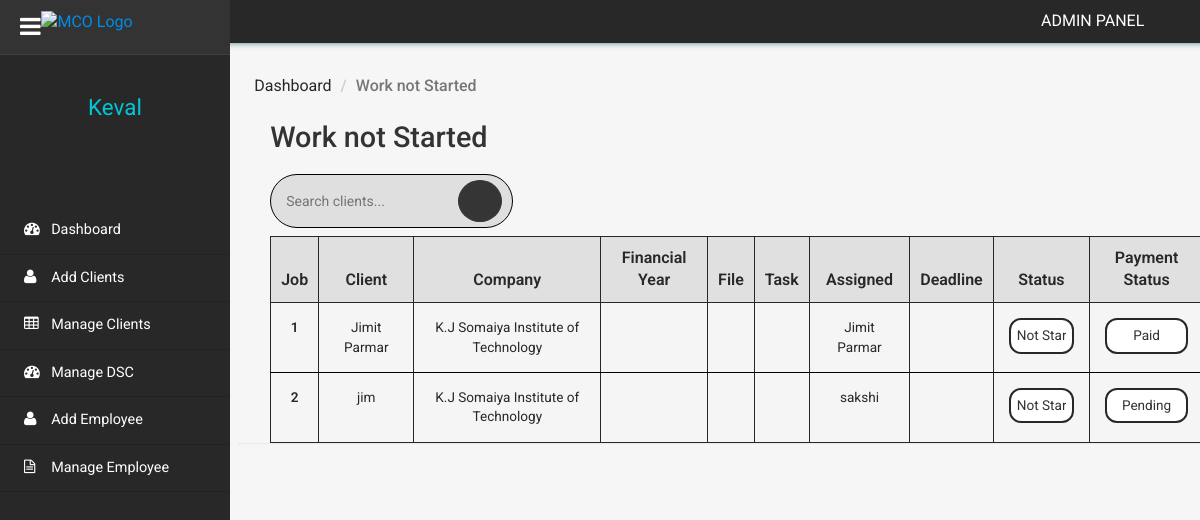
Page /clientms/admin/not-started-client.php (signed in) on the earlier database version.
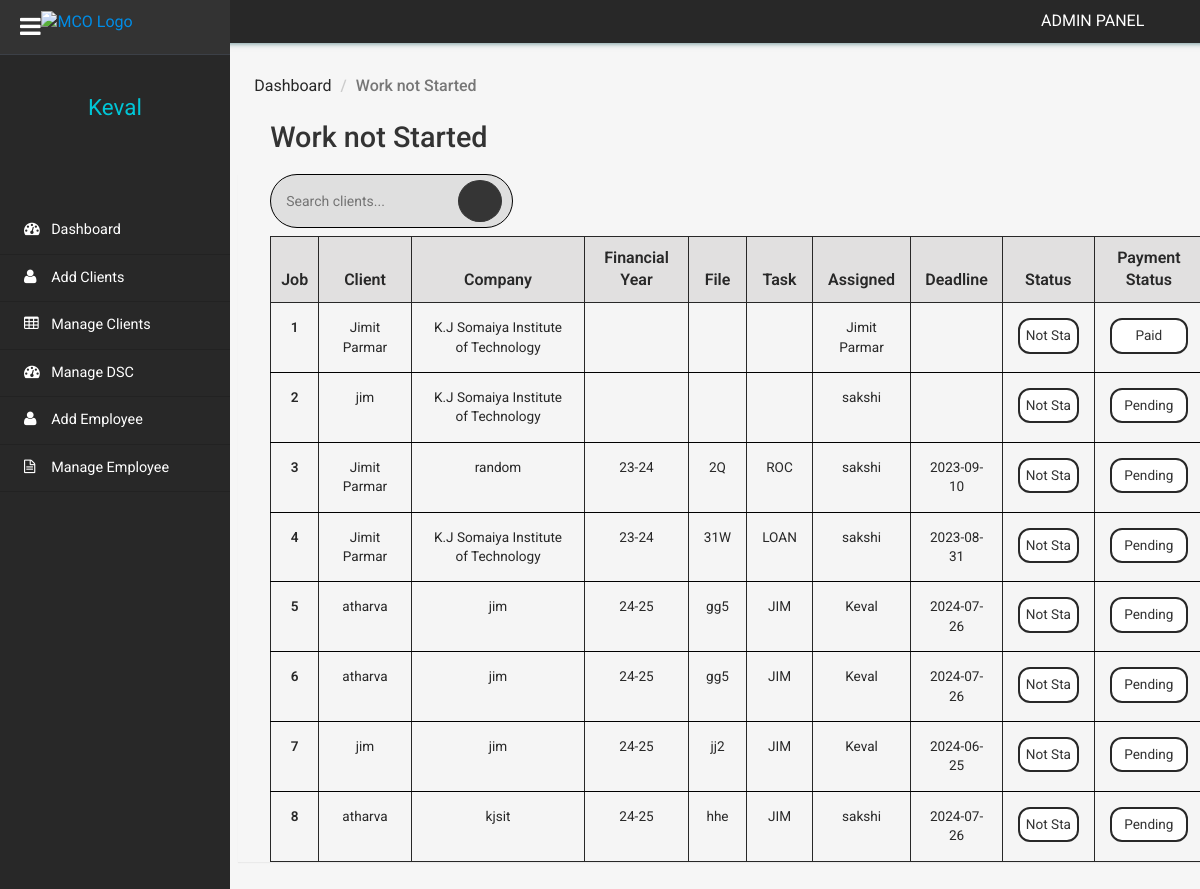
Same page on the later database version.
### tables this page shows
CREATE TABLE `tblclient` (
  `ID` int(10) NOT NULL,
  `ContactName` varchar(30) DEFAULT NULL,
  `CompanyName` varchar(120) DEFAULT NULL,
  `Notes` mediumtext DEFAULT NULL,
  `ClientAddedBy` varchar(20) DEFAULT NULL,
  `deadline` date DEFAULT NULL,
  `Tag` varchar(20) DEFAULT NULL,
  `financialyear` varchar(15) DEFAULT NULL,
  `file` varchar(15) DEFAULT NULL,
  `budgethrs` int(10) DEFAULT NULL,
  `actualhrs` int(10) DEFAULT NULL,
  `expense` varchar(30) DEFAULT NULL,
  `remark` text DEFAULT NULL,
  `CreationDate` timestamp NULL DEFAULT current_timestamp(),
  `Status` varchar(20) NOT NULL DEFAULT 'Not Started',
  `PaymentStatus` varchar(12) NOT NULL DEFAULT 'Pending',
  `expiryDate1` date DEFAULT NULL,
  `expiryDate2` date DEFAULT NULL,
  `expiryDate3` date DEFAULT NULL
);

CREATE TABLE `tblemployee` (
  `EmployeeID` int(11) NOT NULL,
  `EmployeeName` varchar(255) DEFAULT NULL,
  `EmployeePhnumber` bigint(10) DEFAULT NULL,
  `Password` text DEFAULT 'password',
  `CreationDate` timestamp NOT NULL DEFAULT current_timestamp()
);

### clientms/admin/not-started-client.php (the view, shortened to what this page needs)
<?php
include('includes/dbconnection.php');
if (strlen($_SESSION['clientmsaid']) == 0) {
    header('location:logout.php');
} else {
    function getAssignedEmployeeName($clientId){
        global $dbh;
        $sql = "SELECT e.EmployeeName
                FROM tblassignments a
                JOIN tblemployee e ON a.EmployeeID = e.EmployeeID
                WHERE a.ID = :clientId";
        $query = $dbh->prepare($sql);
        $query->bindParam(':clientId', $clientId, PDO::PARAM_INT);
        $query->execute();
        $result = $query->fetch(PDO::FETCH_ASSOC);
        if ($result) {
            return htmlentities($result['EmployeeName']);
        } else {
            $addedBySql = "SELECT ClientAddedBy FROM tblclient WHERE ID = :clientId";
            $addedByQuery = $dbh->prepare($addedBySql);
            $addedByQuery->bindParam(':clientId', $clientId, PDO::PARAM_INT);
            $addedByQuery->execute();
            $addedByResult = $addedByQuery->fetch(PDO::FETCH_ASSOC);
            if ($addedByResult) {
                return htmlentities($addedByResult['ClientAddedBy']);
            } else {
                return "No employee assigned";
            }
        }
    }
    $sql = "SELECT * FROM tblclient WHERE Status = 'Not Started'";
		$query = $dbh->prepare($sql);
		$query->execute();
		$clients = $query->fetchAll(PDO::FETCH_OBJ);
}
?>
<!DOCTYPE HTML>
<html>
<head>
    <link href="css/bootstrap.min.css" rel='stylesheet' type='text/css' />
    <link href="css/style.css" rel='stylesheet' type='text/css' />
    <link href="css/font-awesome.css" rel="stylesheet">
    <link rel="stylesheet" href="css/icon-font.min.css" type='text/css' />
</head>
<body>
    <div class="page-container">
        <div class="left-content">
            <div class="inner-content">
                <?php include_once('includes/header.php');?>
                <div class="outter-wp">
                    <div class="sub-heard-part">
                        <ol class="breadcrumb m-b-0">
                            <li><a href="dashboard.php">Dashboard</a></li>
                            <li class="active">Work not Started</li>
                        </ol>
                    </div>
                    <div class="graph-visual tables-main">
                        <h3 class="inner-tittle two">Work not Started</h3>
                        <div class="graph">
                        <div class="search-bar-container">
                            <div class="search-bar">
                                <form method="GET" action="">
                                    <input type="text" name="search" placeholder="Search clients...">
                                    <button type="submit"><i class = "lnr lnr-magnifier"></i></button>
                                </form>
                            </div>
                        </div>
                            <div class="tables">
                                <table class="table" border="1" id="client-table">
                                    <thead>
                                    <tr>
                                            <th>Job</th>
                                            <th >Client </th>
                                            <th>Company</th>
                                            <th>Financial Year</th>
                                            <th>File</th>
                                            <th>Task</th>
                                            <th>Assigned</th>
                                            <th>Deadline</th>
                                            <th>Status</th>
                                            <th>Payment Status</th>
                                        </tr>
                                    </thead>
                                    <tbody>
                                        <?php
                                        $cnt = 1;
                                        if (!empty($clients)) {
                                            foreach ($clients as $client) {
                                        ?>
                                                <tr class="active">
                                                    <th scope="row"><?php echo htmlentities($cnt); ?></th>
                                                    <td onclick="window.location.href='edit-client-details.php?addid=<?php echo $client->ID; ?>'"><?php echo htmlentities($client->ContactName); ?></td>
                                                    <td onclick="window.location.href='edit-client-details.php?addid=<?php echo $client->ID; ?>'"><?php echo htmlentities($client->CompanyName); ?></td>
                                                    <td onclick="window.location.href='edit-client-details.php?addid=<?php echo $client->ID; ?>'"><?php echo htmlentities($client->financialyear); ?></td>
                                                    <td onclick="window.location.href='edit-client-details.php?addid=<?php echo $client->ID; ?>'"><?php echo htmlentities($client->file); ?></td>
                                                    <td onclick="window.location.href='edit-client-details.php?addid=<?php echo $client->ID; ?>'"><?php echo htmlentities($client->Tag); ?></td>
                                                    <td onclick="window.location.href='edit-client-details.php?addid=<?php echo $client->ID; ?>'"><?php echo getAssignedEmployeeName($client->ID); ?></td>
                                                    <td onclick="window.location.href='edit-client-details.php?addid=<?php echo $client->ID; ?>'"><?php echo htmlentities($client->deadline); ?></td>
                                                    <td>
                                                        <select name="status" onchange="updateStatus('<?php echo $client->ID; ?>', this.value)">
                                                            <option value="Not Started" <?php if ($client->Status == 'Not Started') echo 'selected'; ?>>Not Started</option>
                                                        </select>
                                                    </td>
                                                    <td>
                                                    <select name="payment_status" onchange="updatePaymentStatus('<?php echo $client->ID; ?>', this.value)">
                                                        <option value="Pending" <?php if ($client->PaymentStatus == 'Pending') echo 'selected'; ?>>Pending</option>
                                                        <option value="Paid" <?php if ($client->PaymentStatus == 'Paid') echo 'selected'; ?>>Paid</option>
                                                    </select>
                                                    </td>
                                                </tr>
                                        <?php
                                                $cnt++;
                                            }
                                        }
                                        ?>
                                    </tbody>
                                </table>
                            </div>
                        </div>
                    </div>
                </div>
            </div>
        </div>
        <?php include_once('includes/sidebar.php');?>
    </div>
</body>
</html>

### clientms/admin/includes/header.php (shortened to what this page needs)
<div class="header-section">
        <div class="top_menu">
          <div class="profile_details_left">
            <ul class="nofitications-dropdown">
              <p style="padding-top: 10px;color: white;text-align: center;">ADMIN PANEL</p>
            </ul>
          </div>
          <div class="clearfix"></div>
        </div>
      </div>

### clientms/admin/includes/sidebar.php (shortened to what this page needs)
 <div class="sidebar-menu">
    <header class="logo">
        <a href="#" class="sidebar-icon"> <span class="fa fa-bars"></span> </a> <a href="dashboard.php"> <span id="logo"> <img src="https://imgur.com/b87Yw8H.png" alt="MCO Logo" style="width: 55%; margin-left: -10%; margin-top: -11%">
</span>
        </a>
    </header>
    <div class="down">
        <?php
$aid=$_SESSION['clientmsaid'];
$sql="SELECT AdminName from  tbladmin where ID=:aid";
$query = $dbh -> prepare($sql);
$query->bindParam(':aid',$aid,PDO::PARAM_STR);
$query->execute();
$results=$query->fetchAll(PDO::FETCH_OBJ);
$cnt=1;
if($query->rowCount() > 0)
{
foreach($results as $row)
{               ?>
        <a href="dashboard.php"><span class=" name-caret"><?php  echo $row->AdminName;?></span></a><br>
        <?php $cnt=$cnt+1;}} ?>
        <ul>
            <li><a class="tooltips" href="admin-profile.php"><span>Profile</span><i class="lnr lnr-user"></i></a></li>
            <li><a class="tooltips" href="change-password.php"><span>Settings</span><i class="lnr lnr-cog"></i></a></li>
            <li><a class="tooltips" href="logout.php"><span>Log out</span><i class="lnr lnr-power-switch"></i></a></li>
        </ul>
    </div>
    <div class="menu">
        <ul id="menu" >
            <li><a href="dashboard.php"><i class="fa fa-tachometer"></i> <span>Dashboard</span></a></li>
            <li><a href="add-client.php"><i class="fa fa-user"></i> <span>Add Clients</span></a></li>
            <li><a href="manage-client.php"><i class="fa fa-table"></i> <span>Manage Clients</span></a></li>
            <li><a href="manage-dsc.php"><i class="fa fa-tachometer"></i> <span>Manage DSC</span></a></li>
            <li><a href="add-employee.php"><i class="fa fa-user"></i> <span>Add Employee</span></a></li>
            <li><a href="manage-employee.php"><i class="fa fa-file-text-o"></i> <span>Manage Employee</span></a></li>
        </ul>
    </div>
</div>

Differences in the rows shown:
added tblclient: ContactName "Jimit Parmar", CompanyName "random", financialyear "23-24", file "2Q", Tag "ROC", getAssignedEmployeeName($client->ID) "sakshi", deadline "2023-09-10", status "Not Started", payment_status "Pending"
added tblclient: ContactName "Jimit Parmar", CompanyName "K.J Somaiya Institute of Technology", financialyear "23-24", file "31W", Tag "LOAN", getAssignedEmployeeName($client->ID) "sakshi", deadline "2023-08-31", status "Not Started", payment_status "Pending"
added tblclient: ContactName "atharva", CompanyName "jim", financialyear "24-25", file "gg5", Tag "JIM", getAssignedEmployeeName($client->ID) "Keval", deadline "2024-07-26", status "Not Started", payment_status "Pending"
added tblclient: ContactName "atharva", CompanyName "jim", financialyear "24-25", file "gg5", Tag "JIM", getAssignedEmployeeName($client->ID) "Keval", deadline "2024-07-26", status "Not Started", payment_status "Pending"
added tblclient: ContactName "jim", CompanyName "jim", financialyear "24-25", file "jj2", Tag "JIM", getAssignedEmployeeName($client->ID) "Keval", deadline "2024-06-25", status "Not Started", payment_status "Pending"
added tblclient: ContactName "atharva", CompanyName "kjsit", financialyear "24-25", file "hhe", Tag "JIM", getAssignedEmployeeName($client->ID) "sakshi", deadline "2024-07-26", status "Not Started", payment_status "Pending"
